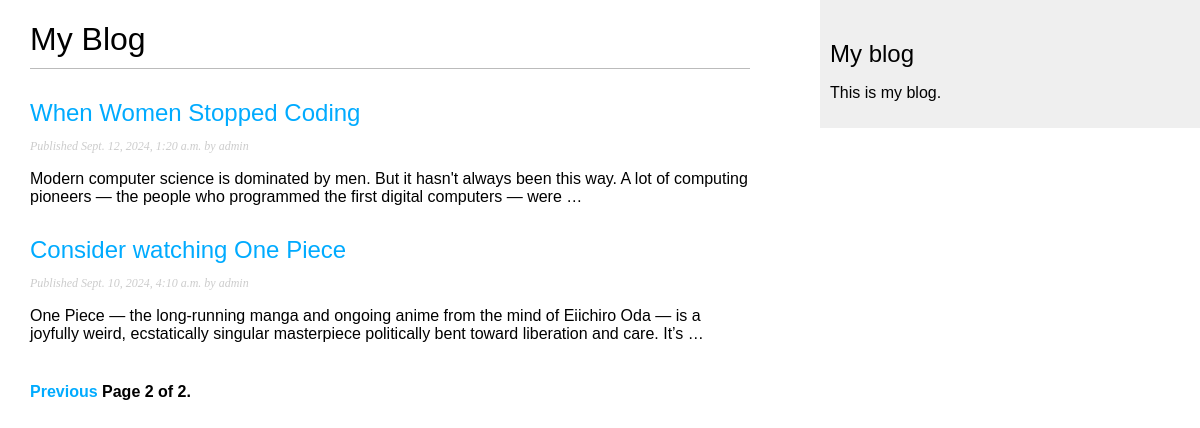
Screenshot of /blog/?page=2 with the database file from the repository.
### blog/models.py (models this page shows, shortened)
class Post(models.Model):
    class Status(models.TextChoices):
        DRAFT = 'DF', 'Draft'
        PUBLISHED = 'PB', 'Published'
    title = models.CharField(max_length=250)
    slug = models.SlugField(max_length=250,
                            unique_for_date='publish')
    author = models.ForeignKey(User,
                                on_delete=models.CASCADE,
                                related_name='blog_posts',)
    body = models.TextField()
    publish = models.DateTimeField(default=timezone.now)
    created = models.DateTimeField(auto_now_add=True)
    updated = models.DateTimeField(auto_now=True)
    status = models.CharField(max_length=2,
                            choices=Status.choices,
                            default=Status.DRAFT)
    objects = models.Manager() #default manager.if none specified its selected automatically
    published = PublishedManager() #custom manager
    date = DateManager() #custom manager
    class Meta:
        ordering = ['-publish']
        indexes = [
            models.Index(fields=['-publish']),  #index publish field
        ]
    def get_absolute_url(self):
        return reverse('blog:post_detail',
                       args=[self.publish.year,
                             self.publish.month,
                             self.publish.day,
                             self.slug,])

### blog/views.py (the view)
# urls.py: path('', views.post_list, name='post_list'),
def post_list(request):
    post_list = Post.published.all()
    paginator = Paginator(post_list, 3)
    page_number = request.GET.get('page', 1)
    try:
        posts = paginator.page(page_number)
    except PageNotAnInteger:
        posts = paginator.page(1)
    except EmptyPage:
        posts = paginator.page(paginator.num_pages)
    return render (request,
                   'blog/post/list.html',
                   {'posts':posts},)

### blog/models.py (called while the page is built)
    def get_queryset(self):
        return super().get_queryset() \
            .filter(status=Post.Status.PUBLISHED)

### blog/templates/blog/post/list.html (shortened to what this page needs)
{% extends "blog/base.html" %}
{% block content %}
  <h1>My Blog</h1>
  {% for post in posts %}
    <h2>
      <a href="{{ post.get_absolute_url}}">
        {{ post.title }}
      </a>
    </h2>
    <p class="date">
      Published {{ post.publish }} by {{ post.author }}
    </p>
    {{ post.body|truncatewords:30|linebreaks }}
  {% endfor %}
   {% include "pagination.html" with page=posts %}
{% endblock %}

### blog/static/css/blog.css (style rules this page uses)
body { margin:0; padding:0; font-family:helvetica, sans-serif; }
a { color:#00abff; text-decoration:none; }
h1 { font-weight:normal; border-bottom:1px solid #bbb; padding:0 0 10px 0; }
h2 { font-weight:normal; margin:30px 0 0; }
p.date { color:#ccc; font-family: georgia, serif; font-size: 12px; font-style: italic; }

### rows the page displays
Post: title "When Women Stopped Coding", publish "Sept. 12, 2024, 1:20 a.m.", author "admin", body "Modern computer science is dominated by men. But it hasn't always been this way. A lot of computing pioneers — the people who programmed the first digital computers — were …"
Post: title "Consider watching One Piece", publish "Sept. 10, 2024, 4:10 a.m.", author "admin", body "One Piece — the long-running manga and ongoing anime from the mind of Eiichiro Oda — is a joyfully weird, ecstatically singular masterpiece politically bent toward liberation and care. It’s …"

### other values shown
{{ page.number }} "2"
{{ page.paginator.num_pages }} "2"
